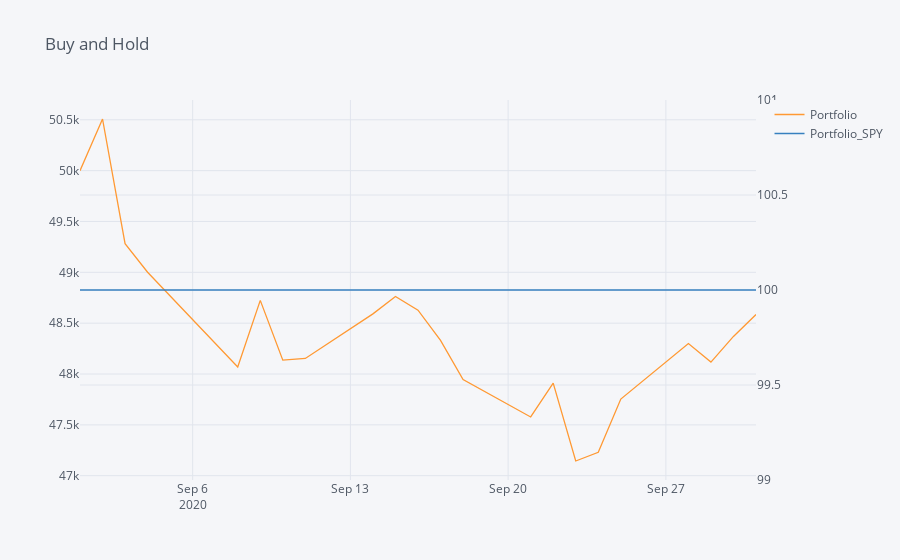

Notebook code for this chart:
### Code cell
import cufflinks as cf

columns = ["Portfolio", "Portfolio_SPY"]

df[columns].iplot(
    secondary_y="Portfolio_SPY",
    title="Buy and Hold",
)

### Figure 1 — Plotly figure (JSON) as saved in the notebook; plotly's stock layout.template omitted (floating-point values rounded to 4 significant figures)
{"data": [{"line": {"color": "rgba(255, 153, 51, 1.0)", "dash": "solid", "shape": "linear", "width": 1.3}, "mode": "lines", "name": "Portfolio", "text": "", "type": "scatter", "x": ["2020-09-01", "2020-09-02", "2020-09-03", "2020-09-04", "2020-09-08", "2020-09-09", "2020-09-10", "2020-09-11", "2020-09-14", "2020-09-15", "2020-09-16", "2020-09-17", "2020-09-18", "2020-09-21", "2020-09-22", "2020-09-23", "2020-09-24", "2020-09-25", "2020-09-28", "2020-09-29", "2020-09-30", "2020-10-01"], "y": [50000, 50510.0, 49280.0, 49000.0, 48070.0, 48720.0, 48140.0, 48150.0, 48590.0, 48760.0, 48630.0, 48330.0, 47950.0, 47580.0, 47910.0, 47140.0, 47230.0, 47750.0, 48300.0, 48120.0, 48370.0, 48580.0]}, {"line": {"color": "rgba(55, 128, 191, 1.0)", "dash": "solid", "shape": "linear", "width": 1.3}, "mode": "lines", "name": "Portfolio_SPY", "text": "", "type": "scatter", "x": ["2020-09-01", "2020-09-02", "2020-09-03", "2020-09-04", "2020-09-08", "2020-09-09", "2020-09-10", "2020-09-11", "2020-09-14", "2020-09-15", "2020-09-16", "2020-09-17", "2020-09-18", "2020-09-21", "2020-09-22", "2020-09-23", "2020-09-24", "2020-09-25", "2020-09-28", "2020-09-29", "2020-09-30", "2020-10-01"], "xaxis": "x", "y": [100, 100, 100, 100, 100, 100, 100, 100, 100, 100, 100, 100, 100, 100, 100, 100, 100, 100, 100, 100, 100, 100], "yaxis": "y2"}], "layout": {"legend": {"bgcolor": "#F5F6F9", "font": {"color": "#4D5663"}}, "paper_bgcolor": "#F5F6F9", "plot_bgcolor": "#F5F6F9", "title": {"font": {"color": "#4D5663"}, "text": "Buy and Hold"}, "xaxis": {"gridcolor": "#E1E5ED", "showgrid": true, "tickfont": {"color": "#4D5663"}, "title": {"font": {"color": "#4D5663"}, "text": ""}, "zerolinecolor": "#E1E5ED"}, "yaxis": {"gridcolor": "#E1E5ED", "showgrid": true, "tickfont": {"color": "#4D5663"}, "title": {"font": {"color": "#4D5663"}, "text": ""}, "zerolinecolor": "#E1E5ED"}, "yaxis2": {"anchor": "x", "gridcolor": "#E1E5ED", "overlaying": "y", "showgrid": true, "side": "right", "tickfont": {"color": "#4D5663"}, "title": {"text": ""}, "zerolinecolor": "#E1E5ED"}}}
